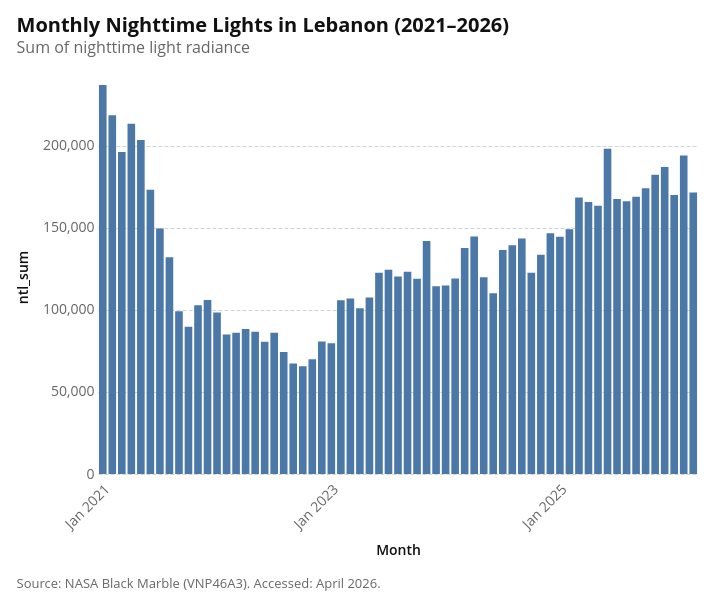

The notebook cell saved with this chart:
### Markdown cell above
Light went up in 2025 compared to the previous year in Lebanon.

### Code cell
attaviz.enable(size="large")

_df = ntl_adm0_monthly[ntl_adm0_monthly["date"] >= "2021-01-01"].copy()
_df["year_month"] = pd.to_datetime(_df["date"]).dt.strftime("%b %Y")
_df["date_order"] = pd.to_datetime(_df["date"])

_sorted_labels = _df.sort_values("date_order")["year_month"].tolist()
_every_sixth = _sorted_labels[::6]

chart = (
    alt.Chart(_df)
    .mark_bar()
    .encode(
        x=alt.X(
            "year_month:N",
            sort=alt.EncodingSortField(field="date_order", order="ascending"),
            title="Month",
            axis=alt.Axis(values=_every_sixth, labelAngle=-45),
        ),
        y="ntl_sum:Q",
        tooltip=[
            alt.Tooltip("year_month:N", title="Month"),
            alt.Tooltip("ntl_sum:Q", title="NTL Sum"),
        ],
    )
    .properties(
        width=600,
        height=394,
        title=alt.TitleParams(
            text="Monthly Nighttime Lights in Lebanon (2021–2026)",
            subtitle="Sum of nighttime light radiance",
        ),
    )
)

chart_with_caption = attaviz.add_caption(
    chart, "Source: NASA Black Marble (VNP46A3). Accessed: April 2026."
)
chart_with_caption.show()

### Figure 1 — Vega-Lite specification as saved in the notebook (floating-point values rounded to 4 significant figures)
{"config": {"background": "white", "padding": 16, "mark": {"tooltip": true}, "point": {"filled": true, "size": 60, "stroke": "white", "strokeWidth": 1}, "circle": {"filled": true, "stroke": "white", "strokeWidth": 1}, "square": {"filled": true, "stroke": "white", "strokeWidth": 1}, "line": {"strokeWidth": 4, "strokeCap": "round", "strokeJoin": "round"}, "bar": {"cornerRadiusEnd": 0}, "area": {"opacity": 0.7}, "arc": {"stroke": "white", "strokeWidth": 1}, "rect": {"stroke": "#8A969F", "strokeWidth": 0.5}, "geoshape": {"stroke": "#666666", "strokeWidth": 0.3, "strokeJoin": "round", "strokeCap": "round"}, "title": {"font": "Open Sans, sans-serif", "fontSize": 20, "fontWeight": 700, "lineHeight": 24, "color": "#111111", "anchor": "start", "offset": 24, "subtitleFont": "Open Sans, sans-serif", "subtitleFontSize": 16, "subtitleFontWeight": 400, "subtitleLineHeight": 19, "subtitleColor": "#666666", "subtitlePadding": 4}, "axis": {"domain": false, "grid": true, "gridColor": "#CED4DE", "gridDash": [4, 2], "gridWidth": 1, "labelFont": "Open Sans, sans-serif", "labelFontSize": 14, "labelFontWeight": 400, "labelColor": "#666666", "labelPadding": 4, "tickColor": "#CED4DE", "tickSize": 5, "tickCount": 5, "titleFont": "Open Sans, sans-serif", "titleFontSize": 14, "titleFontWeight": 600, "titleColor": "#111111", "titlePadding": 12}, "axisX": {"grid": false, "tickSize": 0, "labelAngle": 0}, "axisY": {"domain": false, "ticks": false, "gridColor": "#CED4DE", "gridDash": [4, 2], "gridWidth": 1}, "axisQuantitative": {"tickCount": 5}, "axisBand": {"labelPadding": 8, "tickSize": 0}, "axisTemporal": {"grid": false}, "legend": {"labelFont": "Open Sans, sans-serif", "labelFontSize": 14, "labelFontWeight": 600, "labelColor": "#111111", "titleFont": "Open Sans, sans-serif", "titleFontSize": 14, "titleFontWeight": 600, "titleColor": "#111111", "titlePadding": 4, "symbolSize": 196, "symbolStrokeWidth": 0, "padding": 16, "offset": 24, "columnPadding": 24, "orient": "bottom", "labelLimit": 200, "titleLimit": 200}, "view": {"stroke": null, "continuousWidth": 800, "continuousHeight": 533}, "range": {"category": ["#34A7F2", "#FF9800", "#664AB6", "#4EC2C0", "#F3578E", "#081079", "#0C7C68", "#AA0000", "#DDDA21"], "diverging": ["#920000", "#BD6126", "#E3A763", "#EFEFEF", "#80BDE7", "#3587C3", "#025288"], "heatmap": ["#E3F6FD", "#75CCEC", "#089BD4", "#0169A1", "#023B6F"], "ordinal": ["#E3F6FD", "#75CCEC", "#089BD4", "#0169A1", "#023B6F"], "ramp": ["#E3F6FD", "#75CCEC", "#089BD4", "#0169A1", "#023B6F"]}, "scale": {"bandPaddingInner": 0.2, "bandPaddingOuter": 0.1, "pointPadding": 0.5}, "header": {"labelFont": "Open Sans, sans-serif", "labelFontSize": 14, "labelFontWeight": 600, "labelColor": "#111111", "titleFont": "Open Sans, sans-serif", "titleFontSize": 16, "titleFontWeight": 600, "titleColor": "#111111"}, "concat": {"spacing": 20}, "facet": {"spacing": 20}, "selection": {"point": {"on": "click", "clear": "dblclick"}, "interval": {"mark": {"fill": "#0071BC", "fillOpacity": 0.15, "stroke": "#0071BC", "strokeWidth": 1}}}}, "vconcat": [{"mark": {"type": "bar"}, "encoding": {"tooltip": [{"field": "year_month", "title": "Month", "type": "nominal"}, {"field": "ntl_sum", "title": "NTL Sum", "type": "quantitative"}], "x": {"axis": {"labelAngle": -45, "values": ["Jan 2021", "Jul 2021", "Jan 2022", "Jul 2022", "Jan 2023", "Jul 2023", "Jan 2024", "Jul 2024", "Jan 2025", "Jul 2025", "Jan 2026"]}, "field": "year_month", "sort": {"field": "date_order", "order": "ascending"}, "title": "Month", "type": "nominal"}, "y": {"field": "ntl_sum", "type": "quantitative"}}, "height": 394, "title": {"text": "Monthly Nighttime Lights in Lebanon (2021–2026)", "subtitle": "Sum of nighttime light radiance"}, "width": 600}], "data": {"name": "data-4e5b01c4372072048cf077feff44daba"}, "title": {"text": "Source: NASA Black Marble (VNP46A3). Accessed: April 2026.", "anchor": "start", "color": "#666666", "font": "Open Sans, sans-serif", "fontSize": 13, "fontWeight": 400, "lineHeight": 20, "offset": 21, "orient": "bottom"}, "$schema": "https://vega.github.io/schema/vega-lite/v6.1.0.json", "datasets": {"data-4e5b01c4372072048cf077feff44daba": [{"iso2": "LB", "iso3": "LBN", "adm0_name": "Lebanon", "adm0_name1": "لبنان", "adm0_name2": null, "adm0_name3": null, "adm0_pcode": "LB", "valid_on": "2024-11-13", "valid_to": null, "version": "v02", "area_sqkm": 10250.0, "lang": "en", "lang1": "ar", "lang2": null, "lang3": null, "center_lat": 33.87, "center_lon": 35.92, "ntl_sum": 236900.0, "date": "2021-01-01", "year_month": "Jan 2021", "date_order": "2021-01-01T00:00:00"}, {"iso2": "LB", "iso3": "LBN", "adm0_name": "Lebanon", "adm0_name1": "لبنان", "adm0_name2": null, "adm0_name3": null, "adm0_pcode": "LB", "valid_on": "2024-11-13", "valid_to": null, "version": "v02", "area_sqkm": 10250.0, "lang": "en", "lang1": "ar", "lang2": null, "lang3": null, "center_lat": 33.87, "center_lon": 35.92, "ntl_sum": 218500.0, "date": "2021-02-01", "year_month": "Feb 2021", "date_order": "2021-02-01T00:00:00"}, {"iso2": "LB", "iso3": "LBN", "adm0_name": "Lebanon", "adm0_name1": "لبنان", "adm0_name2": null, "adm0_name3": null, "adm0_pcode": "LB", "valid_on": "2024-11-13", "valid_to": null, "version": "v02", "area_sqkm": 10250.0, "lang": "en", "lang1": "ar", "lang2": null, "lang3": null, "center_lat": 33.87, "center_lon": 35.92, "ntl_sum": 196100.0, "date": "2021-03-01", "year_month": "Mar 2021", "date_order": "2021-03-01T00:00:00"}, {"iso2": "LB", "iso3": "LBN", "adm0_name": "Lebanon", "adm0_name1": "لبنان", "adm0_name2": null, "adm0_name3": null, "adm0_pcode": "LB", "valid_on": "2024-11-13", "valid_to": null, "version": "v02", "area_sqkm": 10250.0, "lang": "en", "lang1": "ar", "lang2": null, "lang3": null, "center_lat": 33.87, "center_lon": 35.92, "ntl_sum": 213300.0, "date": "2021-04-01", "year_month": "Apr 2021", "date_order": "2021-04-01T00:00:00"}, {"iso2": "LB", "iso3": "LBN", "adm0_name": "Lebanon", "adm0_name1": "لبنان", "adm0_name2": null, "adm0_name3": null, "adm0_pcode": "LB", "valid_on": "2024-11-13", "valid_to": null, "version": "v02", "area_sqkm": 10250.0, "lang": "en", "lang1": "ar", "lang2": null, "lang3": null, "center_lat": 33.87, "center_lon": 35.92, "ntl_sum": 203400.0, "date": "2021-05-01", "year_month": "May 2021", "date_order": "2021-05-01T00:00:00"}, {"iso2": "LB", "iso3": "LBN", "adm0_name": "Lebanon", "adm0_name1": "لبنان", "adm0_name2": null, "adm0_name3": null, "adm0_pcode": "LB", "valid_on": "2024-11-13", "valid_to": null, "version": "v02", "area_sqkm": 10250.0, "lang": "en", "lang1": "ar", "lang2": null, "lang3": null, "center_lat": 33.87, "center_lon": 35.92, "ntl_sum": 173200.0, "date": "2021-06-01", "year_month": "Jun 2021", "date_order": "2021-06-01T00:00:00"}, {"iso2": "LB", "iso3": "LBN", "adm0_name": "Lebanon", "adm0_name1": "لبنان", "adm0_name2": null, "adm0_name3": null, "adm0_pcode": "LB", "valid_on": "2024-11-13", "valid_to": null, "version": "v02", "area_sqkm": 10250.0, "lang": "en", "lang1": "ar", "lang2": null, "lang3": null, "center_lat": 33.87, "center_lon": 35.92, "ntl_sum": 149600.0, "date": "2021-07-01", "year_month": "Jul 2021", "date_order": "2021-07-01T00:00:00"}, {"iso2": "LB", "iso3": "LBN", "adm0_name": "Lebanon", "adm0_name1": "لبنان", "adm0_name2": null, "adm0_name3": null, "adm0_pcode": "LB", "valid_on": "2024-11-13", "valid_to": null, "version": "v02", "area_sqkm": 10250.0, "lang": "en", "lang1": "ar", "lang2": null, "lang3": null, "center_lat": 33.87, "center_lon": 35.92, "ntl_sum": 132000.0, "date": "2021-08-01", "year_month": "Aug 2021", "date_order": "2021-08-01T00:00:00"}, {"iso2": "LB", "iso3": "LBN", "adm0_name": "Lebanon", "adm0_name1": "لبنان", "adm0_name2": null, "adm0_name3": null, "adm0_pcode": "LB", "valid_on": "2024-11-13", "valid_to": null, "version": "v02", "area_sqkm": 10250.0, "lang": "en", "lang1": "ar", "lang2": null, "lang3": null, "center_lat": 33.87, "center_lon": 35.92, "ntl_sum": 99210.0, "date": "2021-09-01", "year_month": "Sep 2021", "date_order": "2021-09-01T00:00:00"}, {"iso2": "LB", "iso3": "LBN", "adm0_name": "Lebanon", "adm0_name1": "لبنان", "adm0_name2": null, "adm0_name3": null, "adm0_pcode": "LB", "valid_on": "2024-11-13", "valid_to": null, "version": "v02", "area_sqkm": 10250.0, "lang": "en", "lang1": "ar", "lang2": null, "lang3": null, "center_lat": 33.87, "center_lon": 35.92, "ntl_sum": 89660.0, "date": "2021-10-01", "year_month": "Oct 2021", "date_order": "2021-10-01T00:00:00"}, {"iso2": "LB", "iso3": "LBN", "adm0_name": "Lebanon", "adm0_name1": "لبنان", "adm0_name2": null, "adm0_name3": null, "adm0_pcode": "LB", "valid_on": "2024-11-13", "valid_to": null, "version": "v02", "area_sqkm": 10250.0, "lang": "en", "lang1": "ar", "lang2": null, "lang3": null, "center_lat": 33.87, "center_lon": 35.92, "ntl_sum": 102800.0, "date": "2021-11-01", "year_month": "Nov 2021", "date_order": "2021-11-01T00:00:00"}, {"iso2": "LB", "iso3": "LBN", "adm0_name": "Lebanon", "adm0_name1": "لبنان", "adm0_name2": null, "adm0_name3": null, "adm0_pcode": "LB", "valid_on": "2024-11-13", "valid_to": null, "version": "v02", "area_sqkm": 10250.0, "lang": "en", "lang1": "ar", "lang2": null, "lang3": null, "center_lat": 33.87, "center_lon": 35.92, "ntl_sum": 106000.0, "date": "2021-12-01", "year_month": "Dec 2021", "date_order": "2021-12-01T00:00:00"}, {"iso2": "LB", "iso3": "LBN", "adm0_name": "Lebanon", "adm0_name1": "لبنان", "adm0_name2": null, "adm0_name3": null, "adm0_pcode": "LB", "valid_on": "2024-11-13", "valid_to": null, "version": "v02", "area_sqkm": 10250.0, "lang": "en", "lang1": "ar", "lang2": null, "lang3": null, "center_lat": 33.87, "center_lon": 35.92, "ntl_sum": 98340.0, "date": "2022-01-01", "year_month": "Jan 2022", "date_order": "2022-01-01T00:00:00"}, {"iso2": "LB", "iso3": "LBN", "adm0_name": "Lebanon", "adm0_name1": "لبنان", "adm0_name2": null, "adm0_name3": null, "adm0_pcode": "LB", "valid_on": "2024-11-13", "valid_to": null, "version": "v02", "area_sqkm": 10250.0, "lang": "en", "lang1": "ar", "lang2": null, "lang3": null, "center_lat": 33.87, "center_lon": 35.92, "ntl_sum": 84920.0, "date": "2022-02-01", "year_month": "Feb 2022", "date_order": "2022-02-01T00:00:00"}, {"iso2": "LB", "iso3": "LBN", "adm0_name": "Lebanon", "adm0_name1": "لبنان", "adm0_name2": null, "adm0_name3": null, "adm0_pcode": "LB", "valid_on": "2024-11-13", "valid_to": null, "version": "v02", "area_sqkm": 10250.0, "lang": "en", "lang1": "ar", "lang2": null, "lang3": null, "center_lat": 33.87, "center_lon": 35.92, "ntl_sum": 86050.0, "date": "2022-03-01", "year_month": "Mar 2022", "date_order": "2022-03-01T00:00:00"}, {"iso2": "LB", "iso3": "LBN", "adm0_name": "Lebanon", "adm0_name1": "لبنان", "adm0_name2": null, "adm0_name3": null, "adm0_pcode": "LB", "valid_on": "2024-11-13", "valid_to": null, "version": "v02", "area_sqkm": 10250.0, "lang": "en", "lang1": "ar", "lang2": null, "lang3": null, "center_lat": 33.87, "center_lon": 35.92, "ntl_sum": 88390.0, "date": "2022-04-01", "year_month": "Apr 2022", "date_order": "2022-04-01T00:00:00"}, {"iso2": "LB", "iso3": "LBN", "adm0_name": "Lebanon", "adm0_name1": "لبنان", "adm0_name2": null, "adm0_name3": null, "adm0_pcode": "LB", "valid_on": "2024-11-13", "valid_to": null, "version": "v02", "area_sqkm": 10250.0, "lang": "en", "lang1": "ar", "lang2": null, "lang3": null, "center_lat": 33.87, "center_lon": 35.92, "ntl_sum": 86620.0, "date": "2022-05-01", "year_month": "May 2022", "date_order": "2022-05-01T00:00:00"}, {"iso2": "LB", "iso3": "LBN", "adm0_name": "Lebanon", "adm0_name1": "لبنان", "adm0_name2": null, "adm0_name3": null, "adm0_pcode": "LB", "valid_on": "2024-11-13", "valid_to": null, "version": "v02", "area_sqkm": 10250.0, "lang": "en", "lang1": "ar", "lang2": null, "lang3": null, "center_lat": 33.87, "center_lon": 35.92, "ntl_sum": 80600.0, "date": "2022-06-01", "year_month": "Jun 2022", "date_order": "2022-06-01T00:00:00"}, {"iso2": "LB", "iso3": "LBN", "adm0_name": "Lebanon", "adm0_name1": "لبنان", "adm0_name2": null, "adm0_name3": null, "adm0_pcode": "LB", "valid_on": "2024-11-13", "valid_to": null, "version": "v02", "area_sqkm": 10250.0, "lang": "en", "lang1": "ar", "lang2": null, "lang3": null, "center_lat": 33.87, "center_lon": 35.92, "ntl_sum": 86000.0, "date": "2022-07-01", "year_month": "Jul 2022", "date_order": "2022-07-01T00:00:00"}, {"iso2": "LB", "iso3": "LBN", "adm0_name": "Lebanon", "adm0_name1": "لبنان", "adm0_name2": null, "adm0_name3": null, "adm0_pcode": "LB", "valid_on": "2024-11-13", "valid_to": null, "version": "v02", "area_sqkm": 10250.0, "lang": "en", "lang1": "ar", "lang2": null, "lang3": null, "center_lat": 33.87, "center_lon": 35.92, "ntl_sum": 74360.0, "date": "2022-08-01", "year_month": "Aug 2022", "date_order": "2022-08-01T00:00:00"}, {"iso2": "LB", "iso3": "LBN", "adm0_name": "Lebanon", "adm0_name1": "لبنان", "adm0_name2": null, "adm0_name3": null, "adm0_pcode": "LB", "valid_on": "2024-11-13", "valid_to": null, "version": "v02", "area_sqkm": 10250.0, "lang": "en", "lang1": "ar", "lang2": null, "lang3": null, "center_lat": 33.87, "center_lon": 35.92, "ntl_sum": 67380.0, "date": "2022-09-01", "year_month": "Sep 2022", "date_order": "2022-09-01T00:00:00"}, {"iso2": "LB", "iso3": "LBN", "adm0_name": "Lebanon", "adm0_name1": "لبنان", "adm0_name2": null, "adm0_name3": null, "adm0_pcode": "LB", "valid_on": "2024-11-13", "valid_to": null, "version": "v02", "area_sqkm": 10250.0, "lang": "en", "lang1": "ar", "lang2": null, "lang3": null, "center_lat": 33.87, "center_lon": 35.92, "ntl_sum": 65590.0, "date": "2022-10-01", "year_month": "Oct 2022", "date_order": "2022-10-01T00:00:00"}, {"iso2": "LB", "iso3": "LBN", "adm0_name": "Lebanon", "adm0_name1": "لبنان", "adm0_name2": null, "adm0_name3": null, "adm0_pcode": "LB", "valid_on": "2024-11-13", "valid_to": null, "version": "v02", "area_sqkm": 10250.0, "lang": "en", "lang1": "ar", "lang2": null, "lang3": null, "center_lat": 33.87, "center_lon": 35.92, "ntl_sum": 69840.0, "date": "2022-11-01", "year_month": "Nov 2022", "date_order": "2022-11-01T00:00:00"}, {"iso2": "LB", "iso3": "LBN", "adm0_name": "Lebanon", "adm0_name1": "لبنان", "adm0_name2": null, "adm0_name3": null, "adm0_pcode": "LB", "valid_on": "2024-11-13", "valid_to": null, "version": "v02", "area_sqkm": 10250.0, "lang": "en", "lang1": "ar", "lang2": null, "lang3": null, "center_lat": 33.87, "center_lon": 35.92, "ntl_sum": 80780.0, "date": "2022-12-01", "year_month": "Dec 2022", "date_order": "2022-12-01T00:00:00"}, {"iso2": "LB", "iso3": "LBN", "adm0_name": "Lebanon", "adm0_name1": "لبنان", "adm0_name2": null, "adm0_name3": null, "adm0_pcode": "LB", "valid_on": "2024-11-13", "valid_to": null, "version": "v02", "area_sqkm": 10250.0, "lang": "en", "lang1": "ar", "lang2": null, "lang3": null, "center_lat": 33.87, "center_lon": 35.92, "ntl_sum": 79580.0, "date": "2023-01-01", "year_month": "Jan 2023", "date_order": "2023-01-01T00:00:00"}, {"iso2": "LB", "iso3": "LBN", "adm0_name": "Lebanon", "adm0_name1": "لبنان", "adm0_name2": null, "adm0_name3": null, "adm0_pcode": "LB", "valid_on": "2024-11-13", "valid_to": null, "version": "v02", "area_sqkm": 10250.0, "lang": "en", "lang1": "ar", "lang2": null, "lang3": null, "center_lat": 33.87, "center_lon": 35.92, "ntl_sum": 105800.0, "date": "2023-02-01", "year_month": "Feb 2023", "date_order": "2023-02-01T00:00:00"}, {"iso2": "LB", "iso3": "LBN", "adm0_name": "Lebanon", "adm0_name1": "لبنان", "adm0_name2": null, "adm0_name3": null, "adm0_pcode": "LB", "valid_on": "2024-11-13", "valid_to": null, "version": "v02", "area_sqkm": 10250.0, "lang": "en", "lang1": "ar", "lang2": null, "lang3": null, "center_lat": 33.87, "center_lon": 35.92, "ntl_sum": 106800.0, "date": "2023-03-01", "year_month": "Mar 2023", "date_order": "2023-03-01T00:00:00"}, {"iso2": "LB", "iso3": "LBN", "adm0_name": "Lebanon", "adm0_name1": "لبنان", "adm0_name2": null, "adm0_name3": null, "adm0_pcode": "LB", "valid_on": "2024-11-13", "valid_to": null, "version": "v02", "area_sqkm": 10250.0, "lang": "en", "lang1": "ar", "lang2": null, "lang3": null, "center_lat": 33.87, "center_lon": 35.92, "ntl_sum": 101000.0, "date": "2023-04-01", "year_month": "Apr 2023", "date_order": "2023-04-01T00:00:00"}, {"iso2": "LB", "iso3": "LBN", "adm0_name": "Lebanon", "adm0_name1": "لبنان", "adm0_name2": null, "adm0_name3": null, "adm0_pcode": "LB", "valid_on": "2024-11-13", "valid_to": null, "version": "v02", "area_sqkm": 10250.0, "lang": "en", "lang1": "ar", "lang2": null, "lang3": null, "center_lat": 33.87, "center_lon": 35.92, "ntl_sum": 107500.0, "date": "2023-05-01", "year_month": "May 2023", "date_order": "2023-05-01T00:00:00"}, {"iso2": "LB", "iso3": "LBN", "adm0_name": "Lebanon", "adm0_name1": "لبنان", "adm0_name2": null, "adm0_name3": null, "adm0_pcode": "LB", "valid_on": "2024-11-13", "valid_to": null, "version": "v02", "area_sqkm": 10250.0, "lang": "en", "lang1": "ar", "lang2": null, "lang3": null, "center_lat": 33.87, "center_lon": 35.92, "ntl_sum": 122600.0, "date": "2023-06-01", "year_month": "Jun 2023", "date_order": "2023-06-01T00:00:00"}, {"iso2": "LB", "iso3": "LBN", "adm0_name": "Lebanon", "adm0_name1": "لبنان", "adm0_name2": null, "adm0_name3": null, "adm0_pcode": "LB", "valid_on": "2024-11-13", "valid_to": null, "version": "v02", "area_sqkm": 10250.0, "lang": "en", "lang1": "ar", "lang2": null, "lang3": null, "center_lat": 33.87, "center_lon": 35.92, "ntl_sum": 124400.0, "date": "2023-07-01", "year_month": "Jul 2023", "date_order": "2023-07-01T00:00:00"}, {"iso2": "LB", "iso3": "LBN", "adm0_name": "Lebanon", "adm0_name1": "لبنان", "adm0_name2": null, "adm0_name3": null, "adm0_pcode": "LB", "valid_on": "2024-11-13", "valid_to": null, "version": "v02", "area_sqkm": 10250.0, "lang": "en", "lang1": "ar", "lang2": null, "lang3": null, "center_lat": 33.87, "center_lon": 35.92, "ntl_sum": 120200.0, "date": "2023-08-01", "year_month": "Aug 2023", "date_order": "2023-08-01T00:00:00"}, {"iso2": "LB", "iso3": "LBN", "adm0_name": "Lebanon", "adm0_name1": "لبنان", "adm0_name2": null, "adm0_name3": null, "adm0_pcode": "LB", "valid_on": "2024-11-13", "valid_to": null, "version": "v02", "area_sqkm": 10250.0, "lang": "en", "lang1": "ar", "lang2": null, "lang3": null, "center_lat": 33.87, "center_lon": 35.92, "ntl_sum": 123100.0, "date": "2023-09-01", "year_month": "Sep 2023", "date_order": "2023-09-01T00:00:00"}, {"iso2": "LB", "iso3": "LBN", "adm0_name": "Lebanon", "adm0_name1": "لبنان", "adm0_name2": null, "adm0_name3": null, "adm0_pcode": "LB", "valid_on": "2024-11-13", "valid_to": null, "version": "v02", "area_sqkm": 10250.0, "lang": "en", "lang1": "ar", "lang2": null, "lang3": null, "center_lat": 33.87, "center_lon": 35.92, "ntl_sum": 119000.0, "date": "2023-10-01", "year_month": "Oct 2023", "date_order": "2023-10-01T00:00:00"}, {"iso2": "LB", "iso3": "LBN", "adm0_name": "Lebanon", "adm0_name1": "لبنان", "adm0_name2": null, "adm0_name3": null, "adm0_pcode": "LB", "valid_on": "2024-11-13", "valid_to": null, "version": "v02", "area_sqkm": 10250.0, "lang": "en", "lang1": "ar", "lang2": null, "lang3": null, "center_lat": 33.87, "center_lon": 35.92, "ntl_sum": 141900.0, "date": "2023-11-01", "year_month": "Nov 2023", "date_order": "2023-11-01T00:00:00"}, {"iso2": "LB", "iso3": "LBN", "adm0_name": "Lebanon", "adm0_name1": "لبنان", "adm0_name2": null, "adm0_name3": null, "adm0_pcode": "LB", "valid_on": "2024-11-13", "valid_to": null, "version": "v02", "area_sqkm": 10250.0, "lang": "en", "lang1": "ar", "lang2": null, "lang3": null, "center_lat": 33.87, "center_lon": 35.92, "ntl_sum": 114400.0, "date": "2023-12-01", "year_month": "Dec 2023", "date_order": "2023-12-01T00:00:00"}, {"iso2": "LB", "iso3": "LBN", "adm0_name": "Lebanon", "adm0_name1": "لبنان", "adm0_name2": null, "adm0_name3": null, "adm0_pcode": "LB", "valid_on": "2024-11-13", "valid_to": null, "version": "v02", "area_sqkm": 10250.0, "lang": "en", "lang1": "ar", "lang2": null, "lang3": null, "center_lat": 33.87, "center_lon": 35.92, "ntl_sum": 114800.0, "date": "2024-01-01", "year_month": "Jan 2024", "date_order": "2024-01-01T00:00:00"}, {"iso2": "LB", "iso3": "LBN", "adm0_name": "Lebanon", "adm0_name1": "لبنان", "adm0_name2": null, "adm0_name3": null, "adm0_pcode": "LB", "valid_on": "2024-11-13", "valid_to": null, "version": "v02", "area_sqkm": 10250.0, "lang": "en", "lang1": "ar", "lang2": null, "lang3": null, "center_lat": 33.87, "center_lon": 35.92, "ntl_sum": 119000.0, "date": "2024-02-01", "year_month": "Feb 2024", "date_order": "2024-02-01T00:00:00"}, {"iso2": "LB", "iso3": "LBN", "adm0_name": "Lebanon", "adm0_name1": "لبنان", "adm0_name2": null, "adm0_name3": null, "adm0_pcode": "LB", "valid_on": "2024-11-13", "valid_to": null, "version": "v02", "area_sqkm": 10250.0, "lang": "en", "lang1": "ar", "lang2": null, "lang3": null, "center_lat": 33.87, "center_lon": 35.92, "ntl_sum": 137600.0, "date": "2024-03-01", "year_month": "Mar 2024", "date_order": "2024-03-01T00:00:00"}, {"iso2": "LB", "iso3": "LBN", "adm0_name": "Lebanon", "adm0_name1": "لبنان", "adm0_name2": null, "adm0_name3": null, "adm0_pcode": "LB", "valid_on": "2024-11-13", "valid_to": null, "version": "v02", "area_sqkm": 10250.0, "lang": "en", "lang1": "ar", "lang2": null, "lang3": null, "center_lat": 33.87, "center_lon": 35.92, "ntl_sum": 144700.0, "date": "2024-04-01", "year_month": "Apr 2024", "date_order": "2024-04-01T00:00:00"}, {"iso2": "LB", "iso3": "LBN", "adm0_name": "Lebanon", "adm0_name1": "لبنان", "adm0_name2": null, "adm0_name3": null, "adm0_pcode": "LB", "valid_on": "2024-11-13", "valid_to": null, "version": "v02", "area_sqkm": 10250.0, "lang": "en", "lang1": "ar", "lang2": null, "lang3": null, "center_lat": 33.87, "center_lon": 35.92, "ntl_sum": 119800.0, "date": "2024-05-01", "year_month": "May 2024", "date_order": "2024-05-01T00:00:00"}, {"iso2": "LB", "iso3": "LBN", "adm0_name": "Lebanon", "adm0_name1": "لبنان", "adm0_name2": null, "adm0_name3": null, "adm0_pcode": "LB", "valid_on": "2024-11-13", "valid_to": null, "version": "v02", "area_sqkm": 10250.0, "lang": "en", "lang1": "ar", "lang2": null, "lang3": null, "center_lat": 33.87, "center_lon": 35.92, "ntl_sum": 110200.0, "date": "2024-06-01", "year_month": "Jun 2024", "date_order": "2024-06-01T00:00:00"}, {"iso2": "LB", "iso3": "LBN", "adm0_name": "Lebanon", "adm0_name1": "لبنان", "adm0_name2": null, "adm0_name3": null, "adm0_pcode": "LB", "valid_on": "2024-11-13", "valid_to": null, "version": "v02", "area_sqkm": 10250.0, "lang": "en", "lang1": "ar", "lang2": null, "lang3": null, "center_lat": 33.87, "center_lon": 35.92, "ntl_sum": 136400.0, "date": "2024-07-01", "year_month": "Jul 2024", "date_order": "2024-07-01T00:00:00"}, {"iso2": "LB", "iso3": "LBN", "adm0_name": "Lebanon", "adm0_name1": "لبنان", "adm0_name2": null, "adm0_name3": null, "adm0_pcode": "LB", "valid_on": "2024-11-13", "valid_to": null, "version": "v02", "area_sqkm": 10250.0, "lang": "en", "lang1": "ar", "lang2": null, "lang3": null, "center_lat": 33.87, "center_lon": 35.92, "ntl_sum": 139300.0, "date": "2024-08-01", "year_month": "Aug 2024", "date_order": "2024-08-01T00:00:00"}, {"iso2": "LB", "iso3": "LBN", "adm0_name": "Lebanon", "adm0_name1": "لبنان", "adm0_name2": null, "adm0_name3": null, "adm0_pcode": "LB", "valid_on": "2024-11-13", "valid_to": null, "version": "v02", "area_sqkm": 10250.0, "lang": "en", "lang1": "ar", "lang2": null, "lang3": null, "center_lat": 33.87, "center_lon": 35.92, "ntl_sum": 143400.0, "date": "2024-09-01", "year_month": "Sep 2024", "date_order": "2024-09-01T00:00:00"}, {"iso2": "LB", "iso3": "LBN", "adm0_name": "Lebanon", "adm0_name1": "لبنان", "adm0_name2": null, "adm0_name3": null, "adm0_pcode": "LB", "valid_on": "2024-11-13", "valid_to": null, "version": "v02", "area_sqkm": 10250.0, "lang": "en", "lang1": "ar", "lang2": null, "lang3": null, "center_lat": 33.87, "center_lon": 35.92, "ntl_sum": 122600.0, "date": "2024-10-01", "year_month": "Oct 2024", "date_order": "2024-10-01T00:00:00"}, {"iso2": "LB", "iso3": "LBN", "adm0_name": "Lebanon", "adm0_name1": "لبنان", "adm0_name2": null, "adm0_name3": null, "adm0_pcode": "LB", "valid_on": "2024-11-13", "valid_to": null, "version": "v02", "area_sqkm": 10250.0, "lang": "en", "lang1": "ar", "lang2": null, "lang3": null, "center_lat": 33.87, "center_lon": 35.92, "ntl_sum": 133600.0, "date": "2024-11-01", "year_month": "Nov 2024", "date_order": "2024-11-01T00:00:00"}, {"iso2": "LB", "iso3": "LBN", "adm0_name": "Lebanon", "adm0_name1": "لبنان", "adm0_name2": null, "adm0_name3": null, "adm0_pcode": "LB", "valid_on": "2024-11-13", "valid_to": null, "version": "v02", "area_sqkm": 10250.0, "lang": "en", "lang1": "ar", "lang2": null, "lang3": null, "center_lat": 33.87, "center_lon": 35.92, "ntl_sum": 146600.0, "date": "2024-12-01", "year_month": "Dec 2024", "date_order": "2024-12-01T00:00:00"}, {"iso2": "LB", "iso3": "LBN", "adm0_name": "Lebanon", "adm0_name1": "لبنان", "adm0_name2": null, "adm0_name3": null, "adm0_pcode": "LB", "valid_on": "2024-11-13", "valid_to": null, "version": "v02", "area_sqkm": 10250.0, "lang": "en", "lang1": "ar", "lang2": null, "lang3": null, "center_lat": 33.87, "center_lon": 35.92, "ntl_sum": 144500.0, "date": "2025-01-01", "year_month": "Jan 2025", "date_order": "2025-01-01T00:00:00"}, {"iso2": "LB", "iso3": "LBN", "adm0_name": "Lebanon", "adm0_name1": "لبنان", "adm0_name2": null, "adm0_name3": null, "adm0_pcode": "LB", "valid_on": "2024-11-13", "valid_to": null, "version": "v02", "area_sqkm": 10250.0, "lang": "en", "lang1": "ar", "lang2": null, "lang3": null, "center_lat": 33.87, "center_lon": 35.92, "ntl_sum": 149100.0, "date": "2025-02-01", "year_month": "Feb 2025", "date_order": "2025-02-01T00:00:00"}, {"iso2": "LB", "iso3": "LBN", "adm0_name": "Lebanon", "adm0_name1": "لبنان", "adm0_name2": null, "adm0_name3": null, "adm0_pcode": "LB", "valid_on": "2024-11-13", "valid_to": null, "version": "v02", "area_sqkm": 10250.0, "lang": "en", "lang1": "ar", "lang2": null, "lang3": null, "center_lat": 33.87, "center_lon": 35.92, "ntl_sum": 168400.0, "date": "2025-03-01", "year_month": "Mar 2025", "date_order": "2025-03-01T00:00:00"}, {"iso2": "LB", "iso3": "LBN", "adm0_name": "Lebanon", "adm0_name1": "لبنان", "adm0_name2": null, "adm0_name3": null, "adm0_pcode": "LB", "valid_on": "2024-11-13", "valid_to": null, "version": "v02", "area_sqkm": 10250.0, "lang": "en", "lang1": "ar", "lang2": null, "lang3": null, "center_lat": 33.87, "center_lon": 35.92, "ntl_sum": 165600.0, "date": "2025-04-01", "year_month": "Apr 2025", "date_order": "2025-04-01T00:00:00"}, {"iso2": "LB", "iso3": "LBN", "adm0_name": "Lebanon", "adm0_name1": "لبنان", "adm0_name2": null, "adm0_name3": null, "adm0_pcode": "LB", "valid_on": "2024-11-13", "valid_to": null, "version": "v02", "area_sqkm": 10250.0, "lang": "en", "lang1": "ar", "lang2": null, "lang3": null, "center_lat": 33.87, "center_lon": 35.92, "ntl_sum": 163400.0, "date": "2025-05-01", "year_month": "May 2025", "date_order": "2025-05-01T00:00:00"}, {"iso2": "LB", "iso3": "LBN", "adm0_name": "Lebanon", "adm0_name1": "لبنان", "adm0_name2": null, "adm0_name3": null, "adm0_pcode": "LB", "valid_on": "2024-11-13", "valid_to": null, "version": "v02", "area_sqkm": 10250.0, "lang": "en", "lang1": "ar", "lang2": null, "lang3": null, "center_lat": 33.87, "center_lon": 35.92, "ntl_sum": 198100.0, "date": "2025-06-01", "year_month": "Jun 2025", "date_order": "2025-06-01T00:00:00"}, {"iso2": "LB", "iso3": "LBN", "adm0_name": "Lebanon", "adm0_name1": "لبنان", "adm0_name2": null, "adm0_name3": null, "adm0_pcode": "LB", "valid_on": "2024-11-13", "valid_to": null, "version": "v02", "area_sqkm": 10250.0, "lang": "en", "lang1": "ar", "lang2": null, "lang3": null, "center_lat": 33.87, "center_lon": 35.92, "ntl_sum": 167500.0, "date": "2025-07-01", "year_month": "Jul 2025", "date_order": "2025-07-01T00:00:00"}, {"iso2": "LB", "iso3": "LBN", "adm0_name": "Lebanon", "adm0_name1": "لبنان", "adm0_name2": null, "adm0_name3": null, "adm0_pcode": "LB", "valid_on": "2024-11-13", "valid_to": null, "version": "v02", "area_sqkm": 10250.0, "lang": "en", "lang1": "ar", "lang2": null, "lang3": null, "center_lat": 33.87, "center_lon": 35.92, "ntl_sum": 166100.0, "date": "2025-08-01", "year_month": "Aug 2025", "date_order": "2025-08-01T00:00:00"}, {"iso2": "LB", "iso3": "LBN", "adm0_name": "Lebanon", "adm0_name1": "لبنان", "adm0_name2": null, "adm0_name3": null, "adm0_pcode": "LB", "valid_on": "2024-11-13", "valid_to": null, "version": "v02", "area_sqkm": 10250.0, "lang": "en", "lang1": "ar", "lang2": null, "lang3": null, "center_lat": 33.87, "center_lon": 35.92, "ntl_sum": 168900.0, "date": "2025-09-01", "year_month": "Sep 2025", "date_order": "2025-09-01T00:00:00"}, {"iso2": "LB", "iso3": "LBN", "adm0_name": "Lebanon", "adm0_name1": "لبنان", "adm0_name2": null, "adm0_name3": null, "adm0_pcode": "LB", "valid_on": "2024-11-13", "valid_to": null, "version": "v02", "area_sqkm": 10250.0, "lang": "en", "lang1": "ar", "lang2": null, "lang3": null, "center_lat": 33.87, "center_lon": 35.92, "ntl_sum": 174000.0, "date": "2025-10-01", "year_month": "Oct 2025", "date_order": "2025-10-01T00:00:00"}, {"iso2": "LB", "iso3": "LBN", "adm0_name": "Lebanon", "adm0_name1": "لبنان", "adm0_name2": null, "adm0_name3": null, "adm0_pcode": "LB", "valid_on": "2024-11-13", "valid_to": null, "version": "v02", "area_sqkm": 10250.0, "lang": "en", "lang1": "ar", "lang2": null, "lang3": null, "center_lat": 33.87, "center_lon": 35.92, "ntl_sum": 182300.0, "date": "2025-11-01", "year_month": "Nov 2025", "date_order": "2025-11-01T00:00:00"}, {"iso2": "LB", "iso3": "LBN", "adm0_name": "Lebanon", "adm0_name1": "لبنان", "adm0_name2": null, "adm0_name3": null, "adm0_pcode": "LB", "valid_on": "2024-11-13", "valid_to": null, "version": "v02", "area_sqkm": 10250.0, "lang": "en", "lang1": "ar", "lang2": null, "lang3": null, "center_lat": 33.87, "center_lon": 35.92, "ntl_sum": 186900.0, "date": "2025-12-01", "year_month": "Dec 2025", "date_order": "2025-12-01T00:00:00"}, {"iso2": "LB", "iso3": "LBN", "adm0_name": "Lebanon", "adm0_name1": "لبنان", "adm0_name2": null, "adm0_name3": null, "adm0_pcode": "LB", "valid_on": "2024-11-13", "valid_to": null, "version": "v02", "area_sqkm": 10250.0, "lang": "en", "lang1": "ar", "lang2": null, "lang3": null, "center_lat": 33.87, "center_lon": 35.92, "ntl_sum": 170000.0, "date": "2026-01-01", "year_month": "Jan 2026", "date_order": "2026-01-01T00:00:00"}, {"iso2": "LB", "iso3": "LBN", "adm0_name": "Lebanon", "adm0_name1": "لبنان", "adm0_name2": null, "adm0_name3": null, "adm0_pcode": "LB", "valid_on": "2024-11-13", "valid_to": null, "version": "v02", "area_sqkm": 10250.0, "lang": "en", "lang1": "ar", "lang2": null, "lang3": null, "center_lat": 33.87, "center_lon": 35.92, "ntl_sum": 194000.0, "date": "2026-02-01", "year_month": "Feb 2026", "date_order": "2026-02-01T00:00:00"}, {"iso2": "LB", "iso3": "LBN", "adm0_name": "Lebanon", "adm0_name1": "لبنان", "adm0_name2": null, "adm0_name3": null, "adm0_pcode": "LB", "valid_on": "2024-11-13", "valid_to": null, "version": "v02", "area_sqkm": 10250.0, "lang": "en", "lang1": "ar", "lang2": null, "lang3": null, "center_lat": 33.87, "center_lon": 35.92, "ntl_sum": 171500.0, "date": "2026-03-01", "year_month": "Mar 2026", "date_order": "2026-03-01T00:00:00"}]}}
